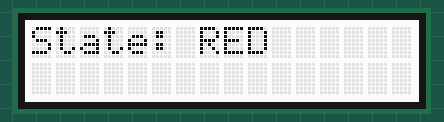
This sketch was run on a simulated Arduino Uno, built with avr-gcc and run on an emulated ATmega328P. On the bench: 16×2 character LCD. What the sketch prints to the serial monitor is not drawn.

Above: at 0.1 s.
At 5.1 s:
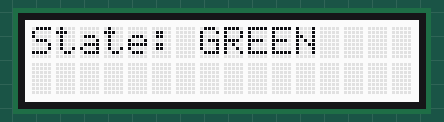
At 10.2 s:
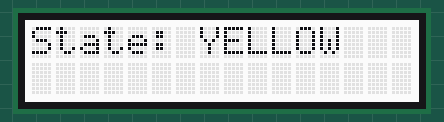

Measured:
- by itself, everything shown: repeats every 12.0 s, in 3 steps
- what the display in image 1 shows lasts 5.0 s, from 5.1 s to 10.1 s
- what the display in image 2 shows lasts 2.0 s, from 10.1 s to 12.1 s

The sketch:

Task1_Traffic_Light.ino
```cpp
// =====================================================================
//  Task 1: A traffic light state machine (shown on the LCD)
//  Display: Adafruit RGB LCD shield
// ---------------------------------------------------------------------
//  What this sketch does:
//    The traffic light is always in exactly ONE of three states:
//        RED  ->  GREEN  ->  YELLOW  ->  back to RED ...
//    Each state shows its name on the LCD, waits for a fixed time,
//    and then moves on (a "transition") to the next state.
//
//    The three parts of every state machine are marked 1, 2 and 3:
//      1. an enum that lists the states
//      2. a variable that remembers the current state
//      3. a switch-case that does the work of the current state
//
//  Wiring:
//    LCD shield: 5V -> 5V, GND -> GND, SDA -> A4, SCL -> A5
//
//  Library (Tools -> Manage Libraries...):
//    "Adafruit RGB LCD Shield Library" by Adafruit
// =====================================================================

#include <Wire.h>                  // I2C bus: the shield is controlled over SDA and SCL
#include <Adafruit_RGBLCDShield.h> // driver for the Adafruit RGB LCD shield

// The LCD object. The shield is always at I2C address 0x20.
Adafruit_RGBLCDShield lcd;

// 1. The states
enum TrafficLightState
{
    RED,
    GREEN,
    YELLOW
};

// 2. The current state. A traffic light starts on RED
TrafficLightState currentState = RED;


void setup()
{
    Serial.begin(9600);                // Serial Monitor at 9600 baud

    lcd.begin(16, 2);                  // start the LCD: 16 columns, 2 rows
    lcd.setBacklight(0x7);             // switch the backlight on (0x7 = white)
}


void loop()
{
    // 3. Do the work of the current state
    switch (currentState)
    {
        case RED:
            lcd.clear();
            lcd.print("State: RED");
            Serial.println("State: RED");
            delay(5000);                       // stay in RED for 5 seconds
            currentState = GREEN;              // RED -> GREEN
            break;

        case GREEN:
            lcd.clear();
            lcd.print("State: GREEN");
            Serial.println("State: GREEN");
            delay(5000);                       // stay in GREEN for 5 seconds
            currentState = YELLOW;             // GREEN -> YELLOW
            break;

        case YELLOW:
            lcd.clear();
            lcd.print("State: YELLOW");
            Serial.println("State: YELLOW");
            delay(2000);                       // stay in YELLOW for 2 seconds
            currentState = RED;                // YELLOW -> RED
            break;
    }
    // loop() now ends and starts again. currentState has changed,
    // so next time round a different case runs.
}
```
